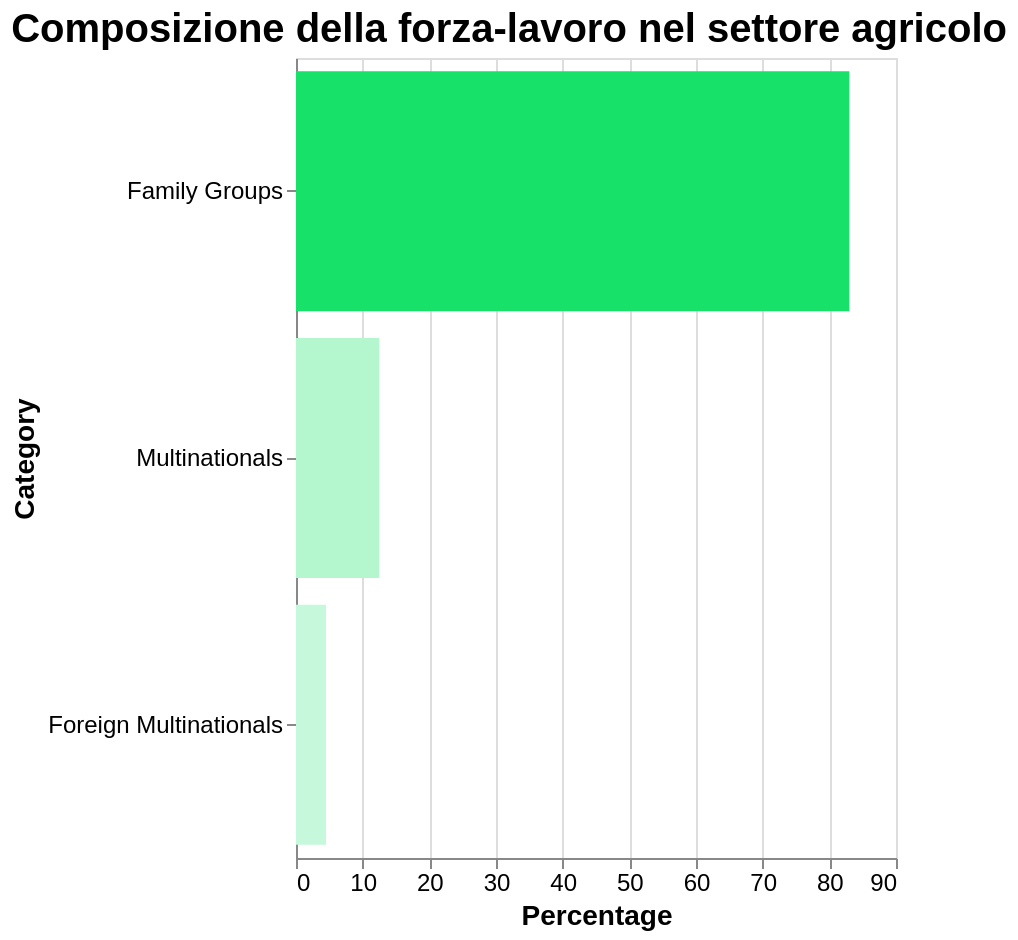

Here is the Vega-Lite specification saved for this chart:
### Vega-Lite specification from a JSON file in a GitHub repository (floating-point values rounded to 4 significant figures)
{"$schema": "https://vega.github.io/schema/vega-lite/v5.17.0.json", "config": {"axis": {"labelFontSize": 12, "titleFontSize": 14}, "background": "transparent", "title": {"anchor": "start", "color": "black", "fontSize": 20}}, "data": {"name": "data-e4f67804991f971aeaa3aa73fd12c919"}, "datasets": {"data-e4f67804991f971aeaa3aa73fd12c919": [{"Category": "Family Groups", "Percentage": 83.0}, {"Category": "Multinationals", "Percentage": 12.5}, {"Category": "Foreign Multinationals", "Percentage": 4.5}]}, "encoding": {"color": {"field": "Percentage", "legend": null, "scale": {"interpolate": "hsl", "scheme": ["#c6f9db", "#18E169"]}, "type": "quantitative"}, "tooltip": [{"field": "Percentage", "title": "Percentage", "type": "quantitative"}], "x": {"field": "Percentage", "title": "Percentage", "type": "quantitative"}, "y": {"field": "Category", "sort": "-x", "title": "Category", "type": "nominal"}}, "height": 400, "mark": {"type": "bar"}, "title": "Composizione della forza-lavoro nel settore agricolo", "width": "container"}
